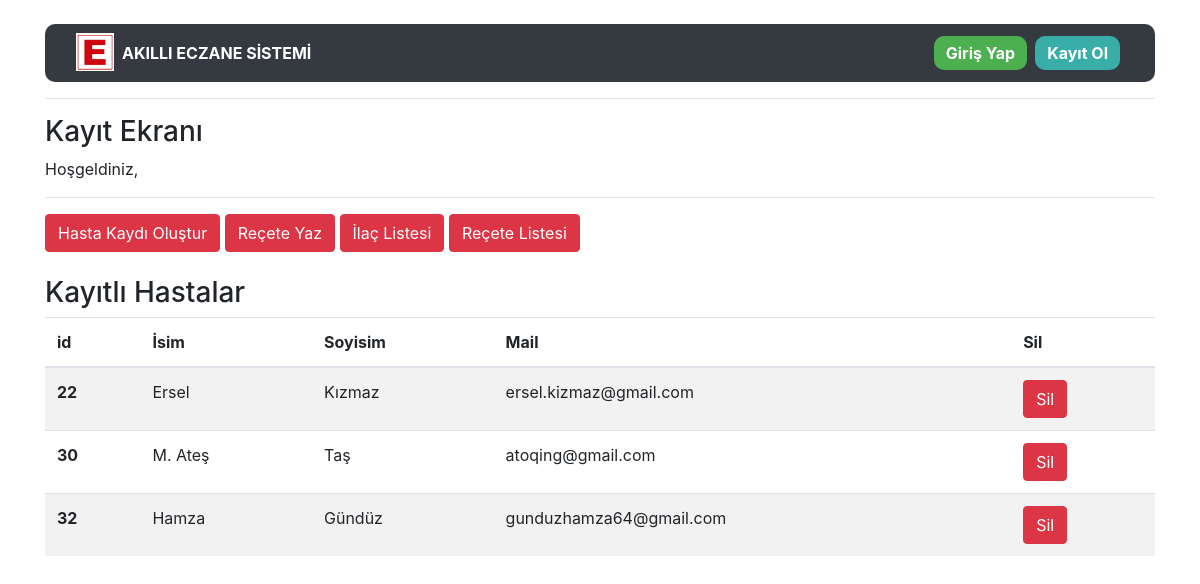
Screenshot of /medicines/dashboard/ with the database file from the repository.
### medicine/models.py (models this page shows, shortened)
class Patient(models.Model):
    first_name=models.CharField(max_length=30,verbose_name="İsim")
    last_name = models.CharField(max_length=30,verbose_name="Soyisim")
    mail=models.EmailField(max_length=50,verbose_name="Mail")
    created_date=models.DateTimeField(auto_now=True,verbose_name="Oluşturulma Tarihi")

### medicine/views.py (the view)
# urls.py: path('dashboard/', views.dashboard, name = 'dashboard'),
def dashboard(request):
    medicines = Patient.objects.all()
    context={
        "medicines":medicines
    }
    return render(request,"dashboard.html",context)

### templates/dashboard.html
{% extends "layout.html" %}
{% block body %}
<h3>Kayıt Ekranı</h3>
<span>Hoşgeldiniz, <small>{{request.user.username}}</small></span>
<hr>
<span>
<a class="btn btn-danger" href="/medicines/addpatient">Hasta Kaydı Oluştur</a>
</span>
<span><a class="btn btn-danger" href="/medicines/receteolustur">Reçete Yaz</a></span>
<span><a class="btn btn-danger" href="/medicines/ilaclistesi">İlaç Listesi</a></span>
<span><a class="btn btn-danger" href="/medicines/recetelistesi">Reçete Listesi</a></span>
<br><br>
<h3>Kayıtlı Hastalar</h3>
{% if medicines %}
<table class="table table-striped">
  <thead>
    <tr>
      <th scope="col">id</th>
      <th scope="col">İsim</th>
      <th scope="col">Soyisim</th>
      <th scope="col">Mail</th>
      <th scope="col">Sil</th>
    </tr>
  </thead>
  <tbody>
  {% for i in medicines %}
  <tr>
      <th scope="row">{{i.id}}</th>
      <td>{{i.first_name}}</td>
      <td>{{i.last_name}}</td>
      <td>{{i.mail}}</td>
      <td><a href="/articles/delete/{{article.id}}" class="btn btn-danger">Sil</a></td>
    </tr>
  {% endfor %}
  </tbody>
</table>
{% else %}
<div class="alert alert-danger">Herhangi bir hasta kaydı bulunmuyor!!!</div>
{% endif %}
{% endblock body %}

### rows the page displays
Patient: id "22", first_name "Ersel", last_name "Kızmaz", mail "ersel.kizmaz@gmail.com"
Patient: id "30", first_name "M. Ateş", last_name "Taş", mail "atoqing@gmail.com"
Patient: id "32", first_name "Hamza", last_name "Gündüz", mail "gunduzhamza64@gmail.com"
